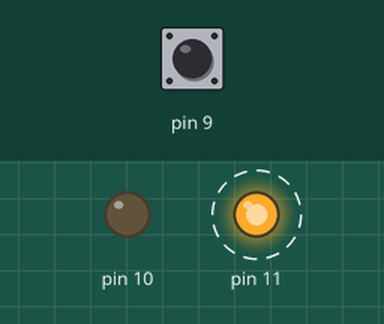
Simulated run of this sketch. Board: Arduino Uno, built with avr-gcc and run on an emulated ATmega328P. On the bench: output pins drawn as LEDs (lit = HIGH). Dashed ring = blinking. Inputs (shaded band) come from the test bench; at power-on: pin 9 HIGH.

Above: at 1.2 s.
1.3 s: pin 9 pulled LOW for 0.15 s
At 1.37 s:
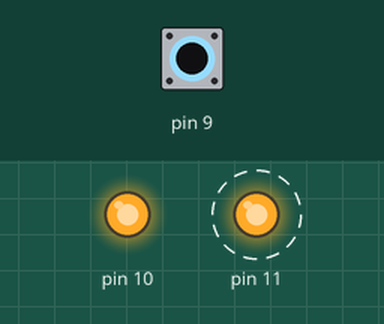
4.3 s: pin 9 pulled LOW for 1 s
At 6.8 s:
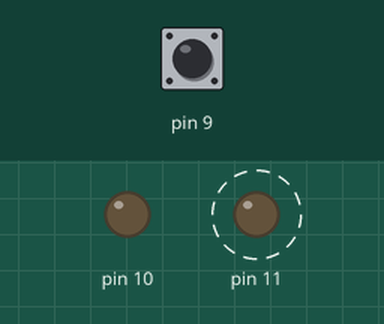
7.3 s: pin 9 pulled LOW for 3.2 s
At 8.8 s:
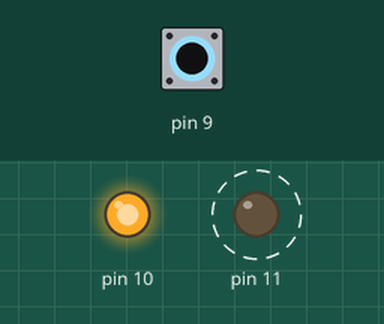
Timing chart, 0 to 18.0 s (numbered marks = the images above; inputs shaded):
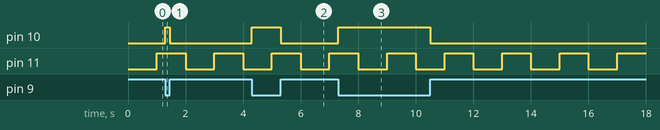

Measured:
- after the input at 1.3 s, pin 10: LOW → HIGH at once, → LOW 0.15 s later
- after the input at 4.3 s, pin 10: LOW → HIGH at once, → LOW 1.0 s later
- after the input at 7.3 s, pin 10: LOW → HIGH at once, → LOW 3.2 s later
- by itself, pin 11: alternates HIGH for 1.0 s and LOW for 1.0 s

The sketch:

millis_2.ino
```cpp
unsigned long data, A;
int B,DP;
void setup(){
    pinMode(10,OUTPUT);
    pinMode(11,OUTPUT);
    pinMode(9,INPUT_PULLUP);

}
void loop(){

data=millis();
if((data-A)>=1000){
  A=data;
B=!B;
    }
digitalWrite(11,B);

DP=digitalRead(9);

if(DP==0){
   digitalWrite(10,HIGH);
    }else{
    digitalWrite(10,LOW);
    }

}
/*
video pembuatan program ini
https://youtu.be/ESJhUGszfuE
jangan lupa
subscribe, like, share ya...
Badar Teknog Sabtu/10/April/2021
*/
```
